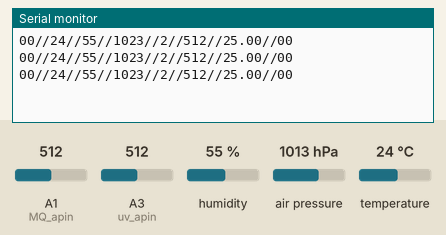
The sketch below on a simulated Arduino Uno, built with avr-gcc and run on an emulated ATmega328P. Parts: the last lines printed to the serial monitor. The test bench sets the inputs (shaded band); at power-on: humidity 55 %, air pressure 1013 hPa, A1 (MQ_apin) = 512, A3 (uv_apin) = 512, temperature 24 °C. Random numbers use the default seed unless the sketch sets one; no radio packets arrive unless stated.

Above: at 1.7 s.
1.8 s: humidity set to 22 %
At 2.6 s:
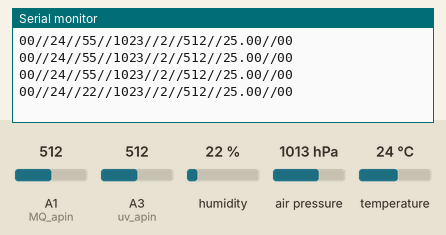
3.3 s: air pressure set to 952 hPa
At 3.3 s:
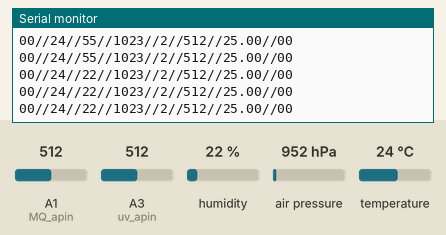
4.8 s: A1 (MQ_apin) set to 716
At 5.2 s:
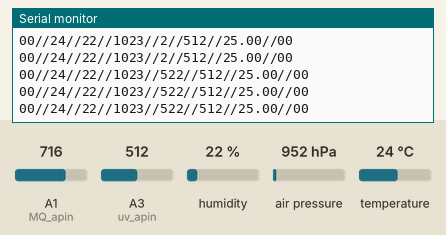
6.3 s: A3 (uv_apin) set to 716
At 6.7 s:
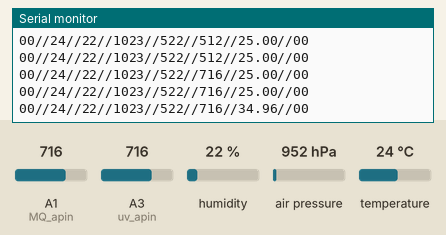
7.8 s: temperature set to 12 °C
At 8.4 s:
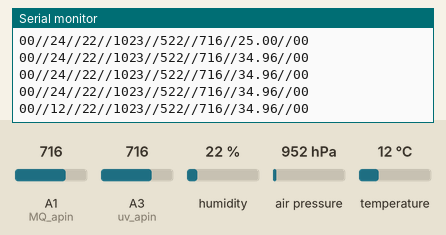
9.3 s: air pressure set to 975 hPa
At 10.0 s:
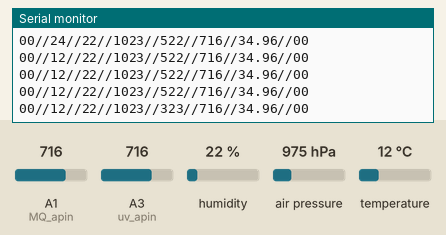
Timing chart, 0 to 11.8 s (numbered marks = the images above; inputs shaded):
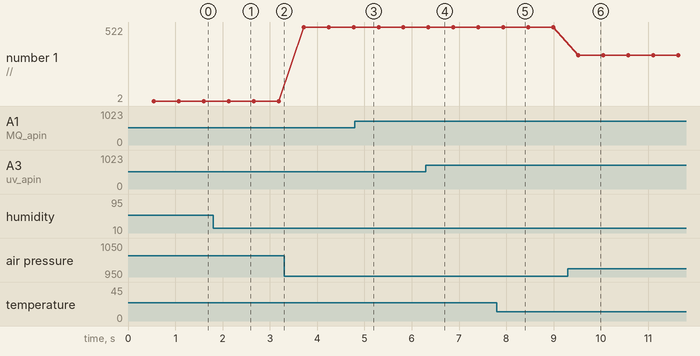

Measured:
- after the input at 1.8 s, the serial monitor: prints a new line after 0.33 s (image 1)
- after the input at 6.3 s, the serial monitor: prints a new line after 0.05 s (image 4)
- after the input at 7.8 s, the serial monitor: prints a new line after 0.14 s (image 5)
- after the input at 9.3 s, the serial monitor: prints a new line after 0.22 s (image 6)
- plotted number 1: 2 → 522 after the input at 3.3 s, 522 → 323 after the input at 9.3 s

The sketch:

WStationStmModulatedSender.ino
```cpp
#include <DHTStable.h>
#include <SPI.h>
#include <LoRa.h>
#include <Wire.h>
#include <Adafruit_BMP085.h>
#define seaLevelPressure_hPa 1013.25


// pin config
// bmp sensor
// i2c connnection above AREF 2 pins
//


#define dht_apin A0 // DHT pin
#define MQ_apin A1 // MQ sensor Pin
#define BMP_apin A4 // BMP sensor Pin
#define uv_apin A3 // UV sensor pin


Adafruit_BMP085 bmp;
DHTStable DHT;


// variables
int counter = 0;
int DHTHumVal = 0;
int DHTTemp = 0;
int MQSensorValue = 0;
int pressureVal = 0;
int altitudeVal = 0;
int realAltVal = 0;
int uvVal = 0;
float uvSensorVoltage = 0;
bool LoraFail = false;
float uvIndex = 0;


void setup(){

  Serial.begin(9600);
//  Wire.begin();
  delay(500);//Delay to let system boot

  //Wait before accessing Sensor

  LoRa.begin(433E6);

//    if (!LoRa.begin(433E6)) {
////        Serial.println("Starting LoRa failed!");
//        LoraFail = true;
//
////        while(LoraFail){
////           LoRa.begin(433E6);
////           Serial.println("Reattempting Lora Restart, please check connection");
////           if(LoRa.begin(433E6)){
////            LoraFail = false;
////            break;
////           }
////        }
//    }
    bmp.begin();
     //Serial.println("Setup done");

     if (!bmp.begin()) {
        Serial.println("Could not find a valid BMP085 sensor, check wiring!");

     }


}

void loop(){

    //Serial.println("~New Loop Start~");
    // DHT Sensor
    DHT.read11(dht_apin);
    DHTHumVal = DHT.getHumidity();
    DHTTemp = DHT.getTemperature();
    // MQ sensor
    MQSensorValue = analogRead(MQ_apin);       // read analog input pin 0
//  bmp 180
    pressureVal = bmp.readPressure();
    altitudeVal = bmp.readAltitude();
    realAltVal = bmp.readAltitude(seaLevelPressure_hPa * 100);
    uvVal = analogRead(uv_apin);
    uvSensorVoltage = ((float)uvVal/1024)*5.0;
    uvIndex = (float)uvSensorVoltage/0.1;
//    Serial.println("Looping");
//    Wire.requestFrom(0x77,4);
//     Serial.println(Wire.available());
//
//     while (Wire.available()) { // peripheral may send less than requested
//      char c = Wire.read(); // receive a byte as character
//      Serial.print(c);
//      pressureVal = (int)c;// print the character
//     }

    //Serial.print("Current humidity = ");
    //Serial.print(DHT.getHumidity());
    //Serial.print("%");
    //Serial.print("temperature = ");
    //Serial.print(DHT.getTemperature());
    //Serial.println("C  ");


    //Serial.print("AirQua=");
    //Serial.print(MQSensorValue);               // prints the value read
    //Serial.println(" PPM");
    //delay(2000);//Wait 2 seconds before accessing sensor again.


  // pressure value
   //Serial.print("Pressure = ");
   //Serial.print(bmp.readPressure());
   //Serial.println(" Pa");

   // altitude value
   //Serial.print("Altitude = ");
   //Serial.print(bmp.readAltitude());
  //  altitudeVal = bmp.readAltitude();
   //Serial.println(" meters");

   // //Serial.print("Pressure at sealevel (calculated) = ");
   // //Serial.print(bmp.readSealevelPressure());
   // seaLevelPressure
   // //Serial.println("Pa");

   // real altitude value
   //Serial.print("Real altitude = ");
   //Serial.print(bmp.readAltitude(seaLevelPressure_hPa * 100));
  //  realAltVal = bmp.readAltitude(seaLevelPressure_hPa * 100);
   //Serial.println(" meters");


     // uv value
    //  uvVal = analogRead(uv_apin);
    // uvSensorVoltage = uvVal/1024*5.0;
    //Serial.print("sensor reading = ");
    //Serial.print(uvVal);
    //Serial.print("        sensor voltage = ");
    //Serial.print(uvSensorVoltage);
    //Serial.println(" V");
//    delay(1000);
//    delay(1000);
    //Serial.println("------------------- end of reading -----------------------");


//    Serial.beginPacket();
//    Serial.print("Just something");
    Serial.print("00//");
    Serial.print(DHTTemp);
    Serial.print("//");
    Serial.print(DHTHumVal);
    Serial.print("//");
    Serial.print(random() < 0.5 ? (1022) : (1023));
    Serial.print("//");
//    Serial.print(altitudeVal);
//    Serial.print("//");
    Serial.print(realAltVal);
    Serial.print("//");
    Serial.print(MQSensorValue);
    Serial.print("//");
    Serial.print(uvIndex);
    Serial.print("//00");


//    if(!LoraFail){
//
//    // Lora Sender
//    LoRa.beginPacket();
////    LoRa.print("Just something");
//    LoRa.print("00//");
//    LoRa.print(DHTHumVal);
//    LoRa.print("//");
//    LoRa.print(DHTTemp);
//    LoRa.print("//");
//    LoRa.print(MQSensorValue);
//    LoRa.print("//");
//    LoRa.print(altitudeVal);
//    LoRa.print("//");
//    LoRa.print(realAltVal);
//    LoRa.print("//00");
//    LoRa.endPacket();
//
//    //Serial.println("Lora packet sent!!!");
//    }else{
//      //Serial.println("Lora packet not sent!!!");
//    }
    delay(500);

    Serial.println("");
    //Serial.println("Execution Complete -----------------");
}
```
